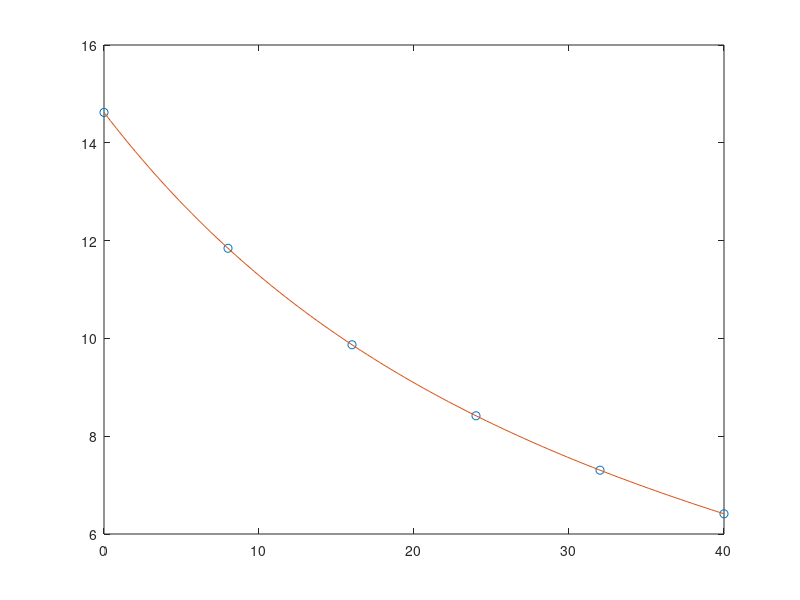

The MATLAB source for this figure:
x=[0,8,16,24,32,40]
o=[14.621,11.843,9.87,8.418,7.305,6.413]
xx=linspace(0,40)
p=polyfit(x,o,5)
u=polyval(p,xx)
plot(x,o,'o',xx,u)
r=polyval(p,27)
